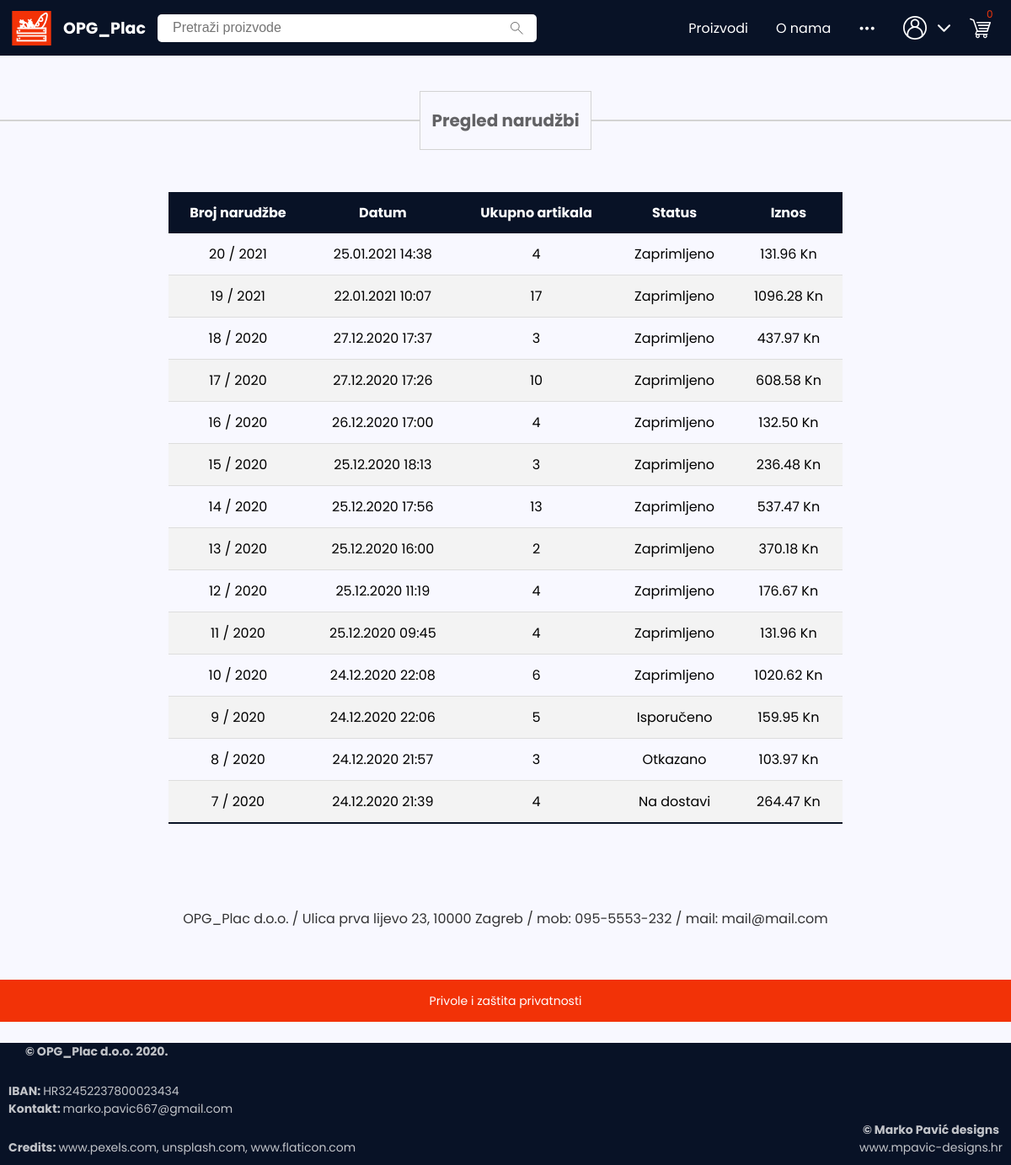
Screenshot of /pregled_narudzbi (signed in) with the database file from the repository.
### OPG_Plac/models.py (models this page shows)
class OrderStatus(models.Model):
    status = models.CharField(max_length=100)
    def __str__(self):
        return self.status

### OPG_Plac/views.py (the view)
# urls.py: path("pregled_narudzbi", view_order_history, name="order_history"),
@login_required(login_url="/prijava")
def view_order_history(request):
    user = models.User.objects.get(email=request.user)
    orders_qset = user.orders.all().exclude(status=None).order_by('-id')
    orders = []
    for order in orders_qset:
        orders.append({
            "id": "{} / {}".format(order.id, order.history.all()[0].timestamp.strftime("%Y")),
            "created_on": order.history.all()[0].timestamp.strftime('%d.%m.%Y %H:%M'),
            "items_count": sum([item.quantity for item in order.items.all()]),
            "total": round(sum([item.item_price * item.quantity for item in order.items.all()]), 2) + 20,
            "status": order.status,
            "plain_id": order.id
        })
    return render(request, "components/order_history/order_history.html", {
        "orders": orders
    })

### OPG_Plac/models.py (called while the page is built)
    def __str__(self):
        return self.email

### OPG_Plac/templates/components/order_history/order_history.html (shortened to what this page needs)
{% extends 'components/site_frame.html' %}
{% load static %}
{% block head %}
    <link rel="stylesheet" href="{% static 'subpages/order_history/order_history.css' %}">
{% endblock %}
{% block body %}
    {% include '../navbar.html' %}
    {% include '../divider_hr_title.html' with title="Pregled narudžbi" %}
    <div class="order-history-top-container">
        <div class="table-container">
            <table class="order-history-table">
                <thead>
                    <tr>
                        <th>Broj narudžbe</th>
                        <th>Datum</th>
                        <th class="table_item_count">Ukupno artikala</th>
                        <th>Status</th>
                        <th>Iznos</th>
                    </tr>
                </thead>
                <tbody>
                    {% for order in orders %}
                        <tr onclick="location.href ='/pregled_narudzbi/narudzba?id={{order.plain_id}}'">
                                <td><a href="/pregled_narudzbi/narudzba?id={{order.plain_id}}">{{order.id}}</a></td>
                                <td><a href="/pregled_narudzbi/narudzba?id={{order.plain_id}}">{{order.created_on}}</a></td>
                                <td class="table_item_count"><a href="/pregled_narudzbi/narudzba?id={{order.plain_id}}">{{order.items_count}}</a></td>
                                <td><a href="/pregled_narudzbi/narudzba?id={{order.plain_id}}">{{order.status}}</a></td>
                                <td><a href="/pregled_narudzbi/narudzba?id={{order.plain_id}}">{{order.total}} Kn</a></td>
                        </tr>
                    {% endfor %}
                </tbody>
            </table>
        </div>
    </div>
    {% include '../about_info_span.html'%}
    {% include '../footer.html' %}
{% endblock %}

### OPG_Plac/static/style.css (style rules this page uses)
* { box-sizing: border-box; }
body { background: ghostwhite; margin: 0; padding: 0; font-family: Poppins, sans-serif; }

### OPG_Plac/static/subpages/order_history/order_history.css (style rules this page uses)
.order-history-top-container { max-width: 1200px; margin: auto; margin-top: 50px; }
.table-container { display: flex; justify-content: center; }
.order-history-table { border-collapse: collapse; margin: 0px; font-size: 16px; min-width: 800px; margin-left: 15px; margin-right: 15px; }
.order-history-table thead tr { background-color: #081226; color: white; height: 40px; font-weight: bold; }
.order-history-table th, .order-history-table td { padding: 12px 15px; }
.order-history-table tbody td { text-align: center; }
.order-history-table tbody td a { text-decoration: none; color: black; }
.order-history-table tbody tr { border-bottom: solid 1px #dddddd; transition: transform 0.1s ease-in; }
.order-history-table tbody tr:nth-of-type(even) { background-color: #f3f3f3; }
.order-history-table tbody tr:last-of-type { border-bottom: solid 2px #081226; }

### rows the page displays
OrderStatus: id "20 / 2021", created_on "25.01.2021 14:38", items_count "4", status "Zaprimljeno", total "131.96", id "19 / 2021", created_on "22.01.2021 10:07", items_count "17", total "1096.28", id "18 / 2020", created_on "27.12.2020 17:37", items_count "3", total "437.97", id "17 / 2020", created_on "27.12.2020 17:26", items_count "10", total "608.58", id "16 / 2020", created_on "26.12.2020 17:00", total "132.50", id "15 / 2020", created_on "25.12.2020 18:13", total "236.48", id "14 / 2020", created_on "25.12.2020 17:56", items_count "13", total "537.47", id "13 / 2020", created_on "25.12.2020 16:00", items_count "2", total "370.18", id "12 / 2020", created_on "25.12.2020 11:19", total "176.67", id "11 / 2020", created_on "25.12.2020 09:45", id "10 / 2020", created_on "24.12.2020 22:08", items_count "6", total "1020.62"
OrderStatus: id "9 / 2020", created_on "24.12.2020 22:06", items_count "5", status "Isporučeno", total "159.95"
OrderStatus: id "8 / 2020", created_on "24.12.2020 21:57", items_count "3", status "Otkazano", total "103.97"
OrderStatus: id "7 / 2020", created_on "24.12.2020 21:39", items_count "4", status "Na dostavi", total "264.47"

### other values shown
{{ title }} "Pregled narudžbi"
